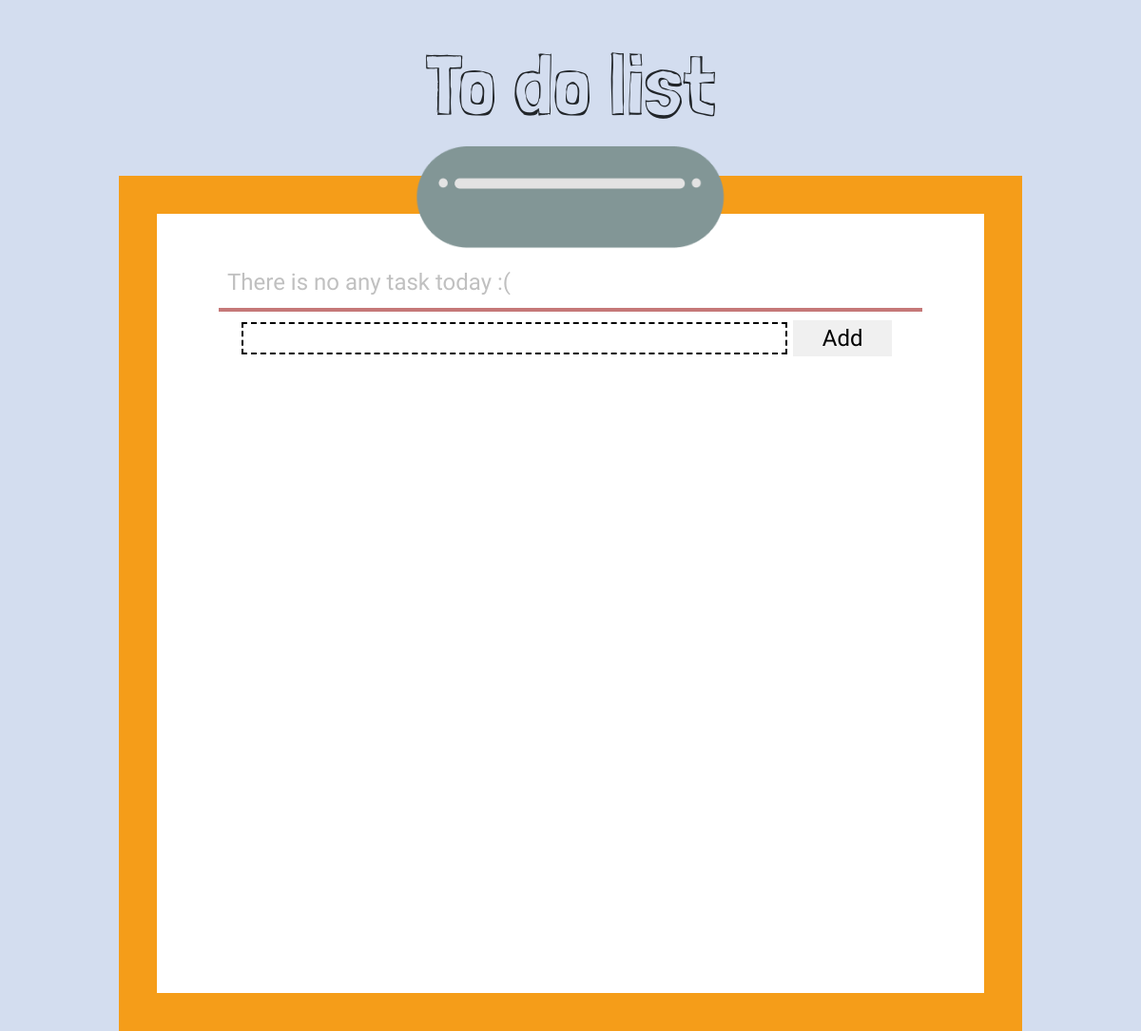
The app's page /, older data.
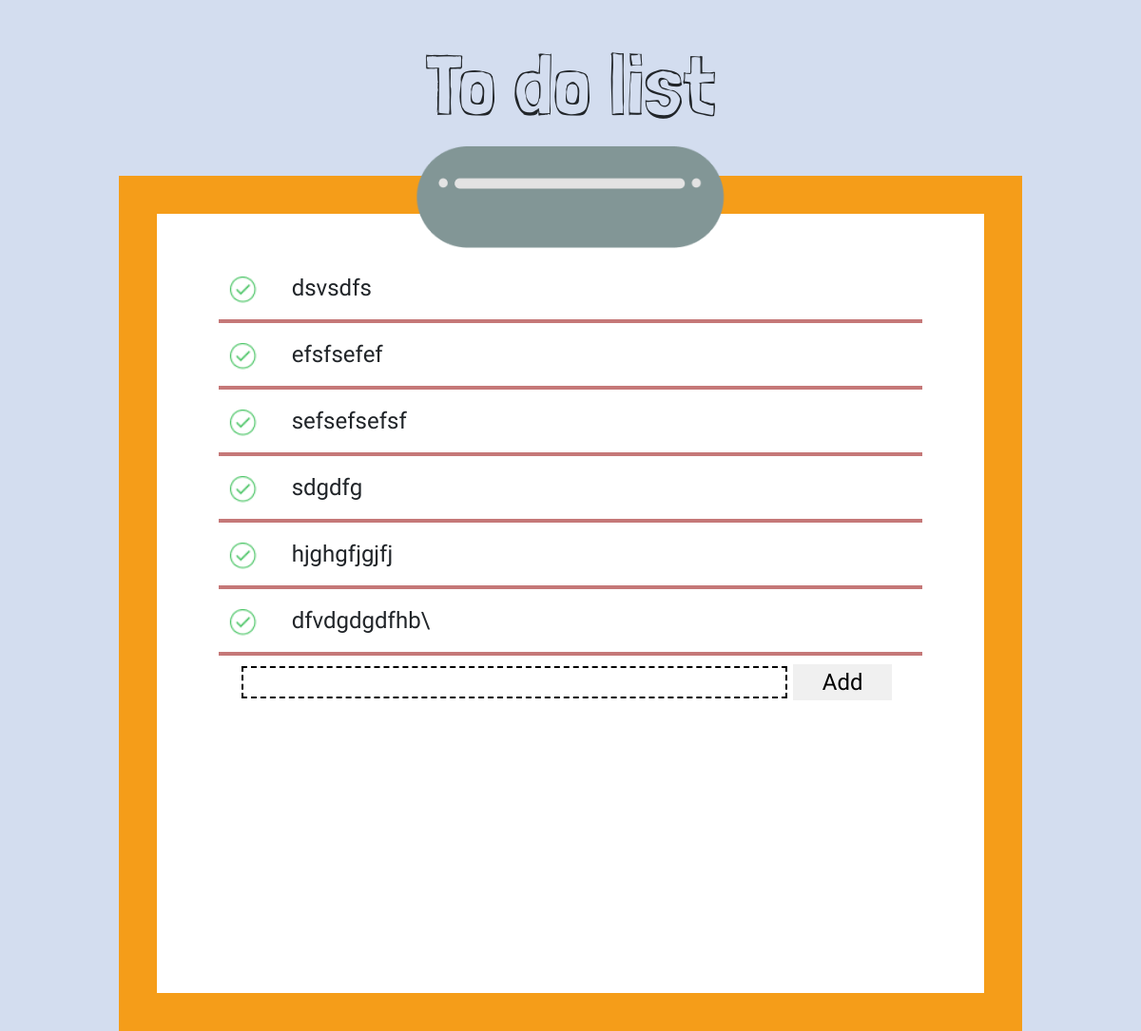
The same page, newer data.
### listapp/models.py (models this page shows, shortened)
class Record(models.Model):
	text = models.CharField(max_length=200)
	done = models.BooleanField(default=False)

### listapp/views.py (the view)
# urls.py: url(r'^$', views.project_list, name='main'),
def project_list(request):
	form = ListForm(request.POST)
	template_name = 'index.html'
	item_list = Record.objects.all()
	item_count = Record.objects.count()
	ctx = {
		"item_list":item_list,
		"item_count":item_count,
	}
	if request.method == 'POST':
		if form.is_valid():
			form.save()
			return render(request,template_name,ctx)
		else:
			return render(request,template_name,ctx)
	else:
		return render(request,template_name,ctx)

### listapp/templates/index.html (shortened to what this page needs)
{% load static%}
<!DOCTYPE html>
<html lang="en">
<head>
    <link rel="stylesheet" href="{% static 'css/fonts.css' %}">
    <link rel="stylesheet" href="{% static 'css/bootstrap.min.css' %}">
    <link rel="stylesheet" href="{% static 'css/styles.css' %}">
</head>
<body>
<div class="container">
    <div class="col text-center head-name">
        <span>To do list</span>
    </div>
    <div class="row content-range">
        <div class="clipper">
            <img src="{% static 'img/clipper.png'%}" alt="">
        </div>
        <div class="col-10" id="blank-wrapper">
            <div class="col-11 list-holder">
                {% if item_count == 0 %}
                <div class="col empty-container">There is no any task today :(</div>
                <div id="underline"></div>
                {% elif item_count > 0 %}
                {% for item in item_list%}
                {% if item.done %}
                <div class="col list">
                    <div class="row ctr-container">
                        <div class="col-sm-1 done"><a href="{% url 'undone' item.id %}"><img
                                src="{% static 'img/done.png' %}" alt=""></a></div>
                        <div class="col-10 "><span class="texter doneitem">{{item.text}}</span></div>
                        <div class="col-sm-1"><a href="{% url 'delete' item.id %}"><img
                                src="{% static 'img/close%20hover.png' %}" alt=""></a></div>
                    </div>
                </div>
                {% else %}
                <div class="col list">
                    <div class="row ctr-container">
                        <div class="col-sm-1 done"><a href="{% url 'done' item.id %}"><img
                                src="{% static 'img/done.png' %}" alt=""></a></div>
                        <div class="col-10 "><span class="texter">{{item.text}}</span></div>
                        <div class="col-sm-1"></div>
                    </div>
                </div>
                {% endif %}
                <div id="underline"></div>
                {% endfor %}
                {% endif %}
                <form action="" method="POST">
                    <div class="col  add-container ">
                        <div class="col internal-container">
                            <input type="text" name="text">
                            <button type="submit" class="submiter">Add</button>
                        </div>
                    </div>
                </form>
            </div>
        </div>
    </div>
</div>
</body>
</html>

Row changes from the older to the newer data that the page shows:
added Record: done False (drawn), text "dsvsdfs"
added Record: done False (drawn), text "efsfsefef"
added Record: done False (drawn), text "sefsefsefsf"
added Record: done False (drawn), text "sdgdfg"
added Record: done False (drawn), text "hjghgfjgjfj"
added Record: done False (drawn), text "dfvdgdgdfhb\\"
Text that changed along with them:
text no longer shown: "There is no any task today :("
